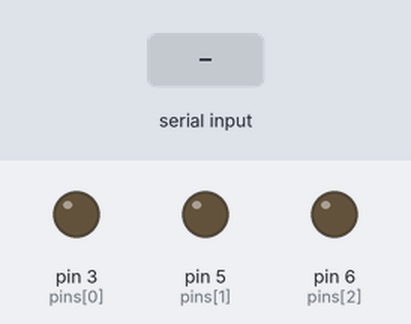
The sketch below on a simulated Arduino Uno, built with avr-gcc and run on an emulated ATmega328P. Parts: output pins drawn as LEDs (lit = HIGH). The inputs (shaded band) are chosen by the test bench.

Above: at 1.2 s.
1.3 s: "90 45\n" received over Serial
At 1.9 s:
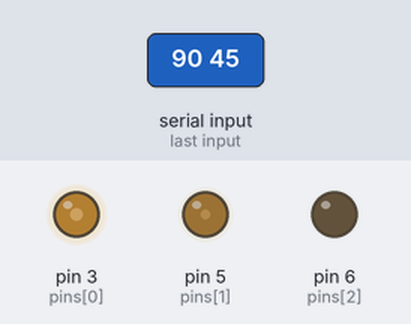
2.8 s: "30 150\n" received over Serial
At 4.0 s:
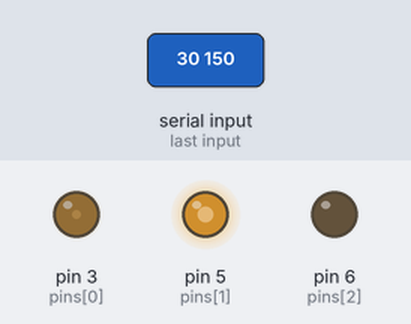
4.3 s: "0\n" received over Serial
At 5.2 s:
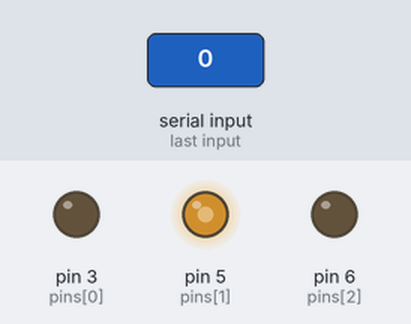
5.8 s: "90\n" received over Serial
At 6.4 s:
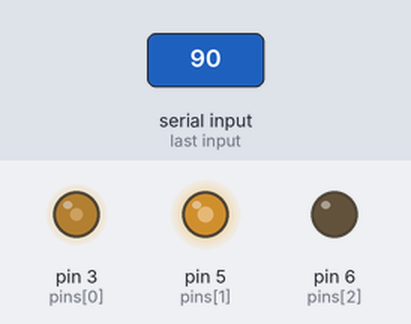
7.3 s: "200\n" received over Serial
At 8.7 s:
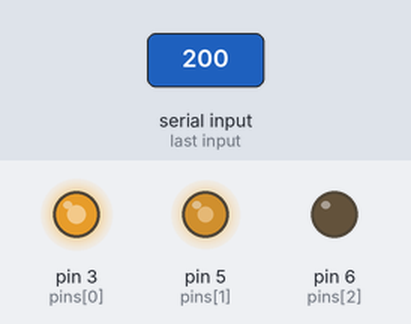
Timing chart, 0 to 9.8 s (numbered marks = the images above; inputs shaded):
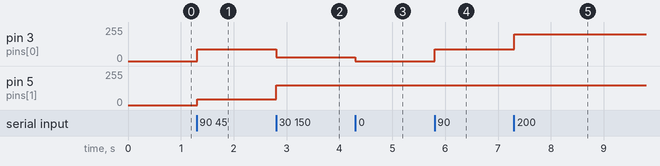

Measured:
- after the input at 1.3 s, pin 3 (pins[0]): 0/255 → 90/255 at once; pin 5 (pins[1]): 0/255 → 45/255 at once
- after the input at 2.8 s, pin 3 (pins[0]): 90/255 → 30/255 at once; pin 5 (pins[1]): 45/255 → 150/255 at once
- after the input at 4.3 s, pin 3 (pins[0]): 30/255 → 0/255 at once
- after the input at 5.8 s, pin 3 (pins[0]): 0/255 → 90/255 at once
- after the input at 7.3 s, pin 3 (pins[0]): 90/255 → 200/255 at once

The sketch:

Color_Slide__Arduino_.ino
```cpp
// This is the arduino part of the project, the led needs to be the RGB Led to make the colors mix, but it also works for three separate
// leds, all this does is synchron the lhe value of the slide on python with the intensity of three leds of the arduino
// The debug part was there so I could see what was going on with the value of the variables while making it

const int n_pins = 3;

int pins [n_pins] = {3,5,6};

int intense [n_pins] = {0,0,0};

int debug = 0;

void setup() {
  Serial.begin(9600);
  for (int i; i<n_pins; i++){
    pinMode(pins[i],OUTPUT);
  }
  for (int i; i<n_pins; i++){
    analogWrite(pins[i],0);
  }

}

void loop() {

  if (Serial.available() > 0) {

    String bytes = Serial.readStringUntil('\n');
    int cycle = 0;
    int stage = 0;
    String msg [n_pins] = {"","",""};

    while (cycle<bytes.length() and stage<3){

      if (bytes[cycle] == ' '){
        stage++;
      }
      else{
        msg[stage] += bytes[cycle];
      }
      cycle++;
    }

    for (int j = 0; j<stage+1; j++){
      int power = msg[j].toInt();
      if (power>=0 and power<256){
        intense[j] = power;
    }
    }

    if (debug == 1){
    Serial.print("Message: ");
    for (int i = 0; i<n_pins; i++){
    Serial.print(msg[i]);
    Serial.print(' ');
    }
    Serial.print("Values: ");
    for (int i = 0; i<n_pins; i++){
    Serial.print(intense[i]);
    Serial.print(' ');
    }
    Serial.print('\n');
    }

  }

  if (debug == 0){
  for (int i = 0; i<n_pins; i++){
      analogWrite(pins[i],intense[i]);
}
}
}
```
